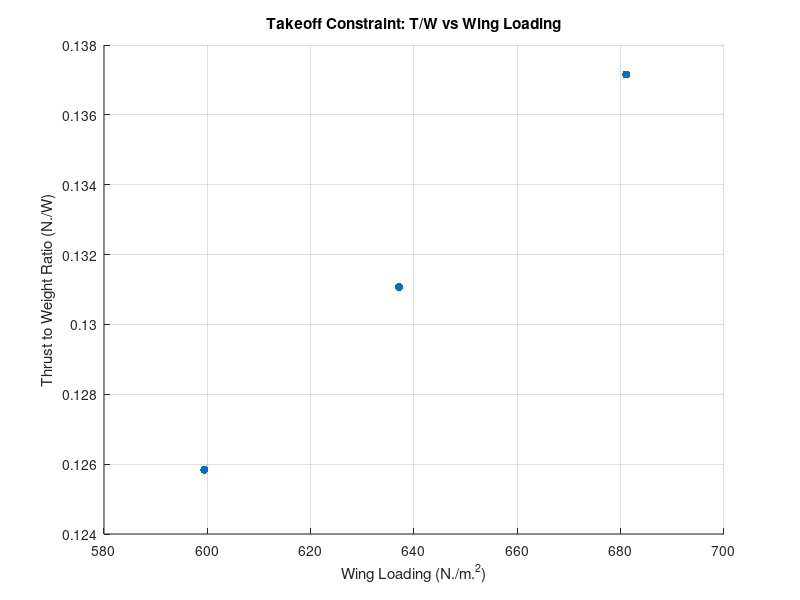

Recreate this plot in MATLAB.
%Created by Kriston Rickman
%Date created 07/06/26
%V1.00
%Energy based constraint analysis
%Note:
%/* Rough idea placed on matlab with one constraints using 
% custom design aircraft that is built similar to the 
% Cirrus SR 20 which is why we assumed coefficentis and other
% variables based on its own data*\

clearvars
Gravity = 9.81;
P_SL = 1.225;
P_cruise = 0.905;
S_G = 502.92;
K_TO = 1.2;
Cruise_velocity = 74.594;
C_Dmin = 0.027; % Assumption from Cirrus sr 20
C_Lmin = 0.3; % Assumption from Cirrus sr 20
Sweep_angle = 3; % Made from assumption
Mass_without_wing_skin = 780; % assume based on aircraft type
Wing_mass_per_volume = 2700; % assumption of mass of GA aluminum
Wing_skin_thickness = 0.002; % assumption of mass of GA aluminum
Rolling_friction_coefficient = 0.03;
Propeller_efficiency_TO = 0.75; % assume based on propeller
HP_to_watts = 745.7;


% NOTE Measuremnt in HP will be convert to Watts
Engine_power_HP = [190, 200, 210]; % Assumption of Eninge need data
Span = [11.8, 11.4, 11]; % assume based on aircraft type
Wing_area = [15.5, 14.4, 13.3]; % assume based on aircraft type

% Engine Characteristics
Engine_power_watts = Engine_power_HP .* HP_to_watts;
Fuel_spent_ground_to_TO = 0.11;
Fuel_mass_per_gallon = 2.8; % ARD
mass_loss_on_TO = Fuel_spent_ground_to_TO .* Fuel_mass_per_gallon;

% aircraft related calculation
AR_wing = Span.^2 ./ Wing_area;
Wing_skin_area_total = 2 .* Wing_area;
Wing_skin_volume = Wing_skin_area_total .* Wing_skin_thickness;
Wing_skin_mass = Wing_skin_volume .* Wing_mass_per_volume;
Mass_aircraft = Mass_without_wing_skin + Wing_skin_mass; % assume based on aircraft type
Mass_TO = Mass_aircraft - mass_loss_on_TO;
Weight_TO = Mass_TO * Gravity;
Wing_loading = Weight_TO ./ Wing_area;

%Velocity formulas
C_Lmax_TO = 1.7; % Assumption including flaps, elevator, and wing
Velocity_stall = sqrt((2 .* Weight_TO) ./ (P_SL .* Wing_area .* C_Lmax_TO));
Velocity_TO = K_TO * Velocity_stall;
Velocity_avg_TO = Velocity_TO ./ sqrt(2);
C_L_required_TO = 2 .* Weight_TO ./(P_SL .* Velocity_TO.^2 .* Wing_area);
Lift_TO = 0.5 .* P_SL .* Velocity_TO.^2 .* Wing_area .* C_L_required_TO;
C_Lcruise = 2 .*Weight_TO./(P_cruise .* Cruise_velocity.^2 .* Wing_area);
B = Mass_TO./Mass_aircraft;
%Average lift
Lift_avg_TO = 0.5 .* P_SL .* Velocity_avg_TO.^2 .* Wing_area .* C_L_required_TO;
q_avg_TO = 0.5 .* P_SL .* Velocity_avg_TO.^2;
Thrust_TO = (Propeller_efficiency_TO .* Engine_power_watts) ./ Velocity_TO;

% Sweep Angle Calculation Decision
if Sweep_angle == 0
    e = 1.78 .* (1 - 0.045 .* AR_wing.^0.68) - 0.64;
elseif Sweep_angle >= 30
    e = 4.61 .* (1 - 0.045 .* AR_wing.^0.68) .* (cosd(Sweep_angle)).^0.15 - 3.1;
elseif (Sweep_angle > 0) && (Sweep_angle < 30)
    e0 = 1.78 .* (1 - 0.045 .* AR_wing.^0.68) - 0.64;
    e30 = 4.61 .* (1 - 0.045 .* AR_wing.^0.68) .* (cosd(30)).^0.15 - 3.1;
    e = e0 + (Sweep_angle ./ 30) .* (e30 - e0);
else
    error("Sweep angle is out of range")
end

% Full Drag Polar Buildup
K_1 = 1./(pi.*AR_wing.*e);

C_D0 = C_Dmin + K_1.*C_Lmin.^2;

K_2 = -2.*K_1.*C_Lmin;

C_DTO = C_D0 + (K_1.*C_L_required_TO.^2) + K_2.*C_L_required_TO;

C_Dcruise = C_D0 + (K_1.*C_Lcruise.^2) + K_2.*C_Lcruise;

Drag_TO = 0.5 .* C_DTO .* P_SL .* Wing_area .* Velocity_TO.^2;

%Average drag

Drag_avg_TO = 0.5 .* P_SL .* Velocity_avg_TO.^2 .* Wing_area .* C_DTO;

% Equation for Constraints

Acceleration_TO = Velocity_TO.^2 ./ (2 .* S_G);

%Takeoff constraint
Thrust_to_Weight_TO = (Acceleration_TO ./ Gravity) + (q_avg_TO .* C_DTO) ./Wing_loading + Rolling_friction_coefficient .* (1 - (q_avg_TO .* C_L_required_TO) ./ Wing_loading); % Takeoff Constraint


Acceleration_horizontal = (Thrust_TO - Drag_avg_TO - Rolling_friction_coefficient .* (Weight_TO - Lift_avg_TO)) ./ Mass_TO; % Horizontal acceleration

figure;
scatter(Wing_loading, Thrust_to_Weight_TO, 'filled');
xlabel('Wing Loading (N./m.^2)');
ylabel('Thrust to Weight Ratio (N./W)');
title('Takeoff Constraint: T/W vs Wing Loading');
grid on;
